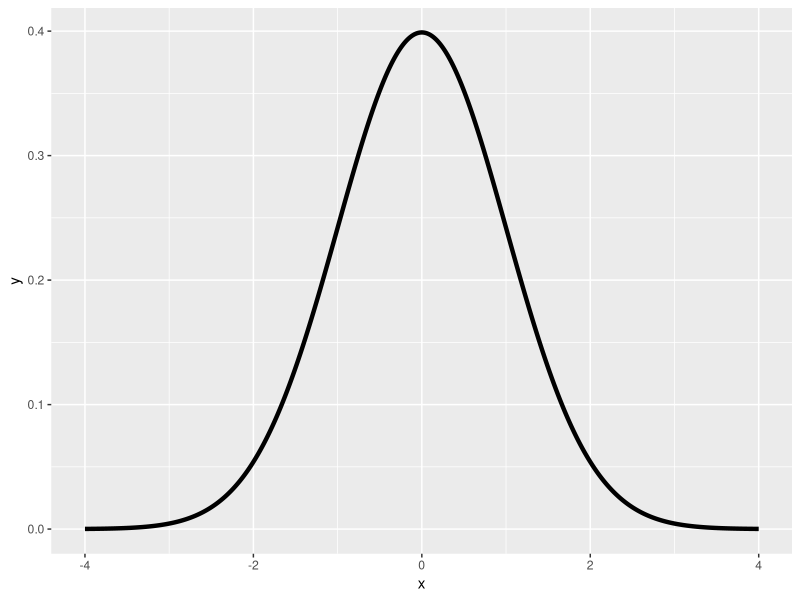

Write R code to recreate this figure. (Note: this script raises an error after producing the figure.)
x <- seq(-4, 4, length = 1000)
dat <- data.frame(x=x, y=dnorm(x))
library(ggplot2)
g <- ggplot(dat, 
            aes(x = x, y = y)) + geom_line(size = 1.5)
g <- g+ layer("area",mapping = aes(x=ifelse(x>-1 & x<1,x,0)),
            geom_params=list(fill="red",alpha=1)) +
   scale_y_continuous(limits=c(0,max(dat$y)))
g <- g+   layer("area",mapping = aes(x=ifelse(x>-2 & x<2 ,x,0)),
                geom_params=list(fill="red",alpha=0.5))
#g <- g+   layer("area",mapping = aes(x=ifelse(x>-3 & x<3 ,x,0)),
 #              geom_params=list(fill="red",alpha=0.35))
print(g)

